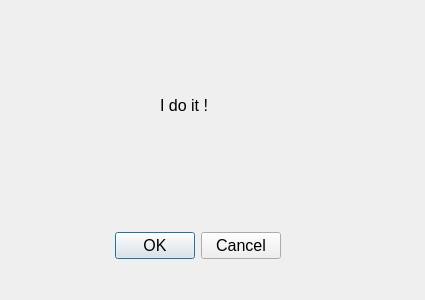
<?xml version="1.0" encoding="UTF-8"?>
<ui version="4.0">
 <class>SettingDialog</class>
 <widget class="QDialog" name="SettingDialog">
  <property name="windowModality">
   <enum>Qt::WindowModal</enum>
  </property>
  <property name="geometry">
   <rect>
    <x>0</x>
    <y>0</y>
    <width>425</width>
    <height>300</height>
   </rect>
  </property>
  <property name="font">
   <font>
    <family>Arial</family>
    <pointsize>12</pointsize>
   </font>
  </property>
  <property name="windowTitle">
   <string>Dialog</string>
  </property>
  <property name="toolTip">
   <string notr="true"/>
  </property>
  <property name="statusTip">
   <string notr="true"/>
  </property>
  <property name="whatsThis">
   <string notr="true"/>
  </property>
  <widget class="QDialogButtonBox" name="buttonBox">
   <property name="geometry">
    <rect>
     <x>-50</x>
     <y>230</y>
     <width>331</width>
     <height>32</height>
    </rect>
   </property>
   <property name="orientation">
    <enum>Qt::Horizontal</enum>
   </property>
   <property name="standardButtons">
    <set>QDialogButtonBox::Cancel|QDialogButtonBox::Ok</set>
   </property>
  </widget>
  <widget class="QLabel" name="label">
   <property name="geometry">
    <rect>
     <x>160</x>
     <y>90</y>
     <width>61</width>
     <height>31</height>
    </rect>
   </property>
   <property name="font">
    <font>
     <family>Arial</family>
     <pointsize>12</pointsize>
    </font>
   </property>
   <property name="cursor">
    <cursorShape>ArrowCursor</cursorShape>
   </property>
   <property name="text">
    <string>I do it !</string>
   </property>
  </widget>
 </widget>
 <resources/>
 <connections>
  <connection>
   <sender>buttonBox</sender>
   <signal>accepted()</signal>
   <receiver>SettingDialog</receiver>
   <slot>accept()</slot>
   <hints>
    <hint type="sourcelabel">
     <x>248</x>
     <y>254</y>
    </hint>
    <hint type="destinationlabel">
     <x>157</x>
     <y>274</y>
    </hint>
   </hints>
  </connection>
  <connection>
   <sender>buttonBox</sender>
   <signal>rejected()</signal>
   <receiver>SettingDialog</receiver>
   <slot>reject()</slot>
   <hints>
    <hint type="sourcelabel">
     <x>316</x>
     <y>260</y>
    </hint>
    <hint type="destinationlabel">
     <x>286</x>
     <y>274</y>
    </hint>
   </hints>
  </connection>
 </connections>
</ui>
